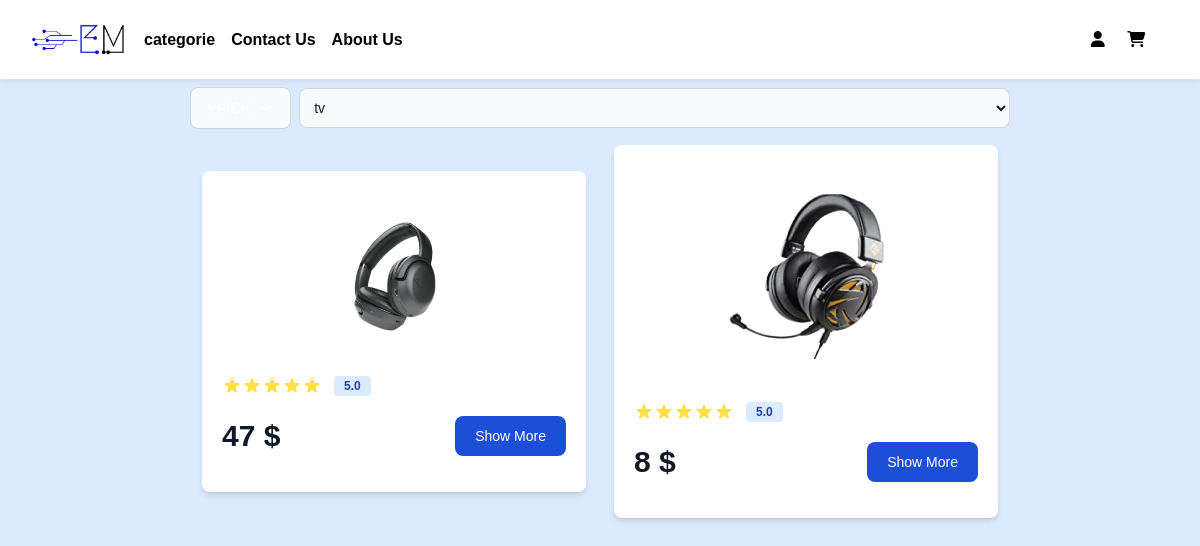
The app's page /products/user with its own data.
### tables this page shows
CREATE TABLE `product` (
  `id` int(11) NOT NULL,
  `ref` varchar(50) NOT NULL,
  `libelle` varchar(50) NOT NULL,
  `code_barre` varchar(50) NOT NULL,
  `prix_achat` varchar(50) NOT NULL,
  `prix_final` varchar(50) NOT NULL,
  `prix_offre` varchar(50) NOT NULL,
  `quantite` varchar(50) NOT NULL,
  `description` varchar(50) NOT NULL,
  `image` varchar(50) NOT NULL,
  `categorie_id` int(11) NOT NULL
);

### app/controllers/Products.php (called while the page is built, shortened)
<?php
    class Products extends Controller{
        public $productmodels;
        public function __construct(){
            $this->productmodels=$this->model('Product');
        }
        public function user(){
            $products = $this->productmodels->List();
            $categories = $this->productmodels->category();
            $data = [
                'products' => $products,
                'categories' => $categories
            ];
            $this->view('pages/product',$data);
        }
    }

### app/libraries/Core.php (called while the page is built, shortened)
<?php
  class Core {
    protected $currentMethod = 'index';
    public function __construct(){
      $url = $this->getUrl();
      if(is_array($url) && file_exists('../app/controllers/' . ucwords($url[0]). '.php')){
        unset($url[0]);
      }
      $this->currentController = new $this->currentController;
      if(isset($url[1])){
        if(method_exists($this->currentController, $url[1])){
          $this->currentMethod = $url[1];
          unset($url[1]);
        }
      }
      $this->params = $url ? array_values($url) : [];
      call_user_func_array([$this->currentController, $this->currentMethod], $this->params);
    }
    public function getUrl(){
      if(isset($_GET['url'])){
        $url = rtrim($_GET['url'], '/');
        $url = filter_var($url, FILTER_SANITIZE_URL);
        $url = explode('/', $url);
        return $url;
      }
    }
  }

### public/index.php (called while the page is built, shortened)
<?php
  $init = new Core;

### app/libraries/Database.php (called while the page is built, shortened)
<?php
  class Database {
    private $host = DB_HOST;
    private $user = DB_USER;
    private $pass = DB_PASS;
    private $dbname = DB_NAME;
    private $dbh;
    private $stmt;
    public function __construct(){
      $dsn = 'mysql:host=' . $this->host . ';dbname=' . $this->dbname;
      $options = array(
        PDO::ATTR_PERSISTENT => true,
        PDO::ATTR_ERRMODE => PDO::ERRMODE_EXCEPTION
      );
      try{
        $this->dbh = new PDO($dsn, $this->user, $this->pass, $options);
      } catch(PDOException $e){
        $this->error = $e->getMessage();
        echo $this->error;
      }
    }
    public function query($sql){
      $this->stmt = $this->dbh->prepare($sql);
    }
    public function execute(){
      return $this->stmt->execute();
    }
    public function resultSet(){
      $this->execute();
      return $this->stmt->fetchAll(PDO::FETCH_OBJ);
    }
  }

### app/models/Product.php (called while the page is built, shortened)
<?php
 class Product {
    private $db;
    public function __construct(){
        $this->db = new Database;
    }
    public function List(){
        $this->db->query("SELECT p.*, c.name FROM product p INNER JOIN categorie c ON p.categorie_id = c.id");
        $results = $this->db->resultSet();
        return $results;
    }
    public function category() {
        $this->db->query("SELECT * FROM categorie");
        $results = $this->db->resultSet();
        return $results;
    }
 }

### app/views/pages/product.php (the view, shortened to what this page needs)
<!DOCTYPE html>
<html lang="en">
<head>
    <link rel="stylesheet" href="../assets/css/cart.css">
    <link href="<?= URLROOT; ?>/css/mystyle.css" rel="stylesheet">
    <link href="<?= URLROOT; ?>/dist/output.css" rel="stylesheet">
</head>
<body class="bg-blue-100 ">
    <section class="hero">
        <div class="flex flex-row gap-4 items-center">
            <div class="logo ">
                <a href="#"><img src="<?= URLROOT; ?>/img/mobile logo.png" alt="logo"></a>
            </div>
            <div class="flex flex-row gap-4">
                <div>
                    <b><a href="<?= URLROOT; ?>/products/user">categorie</a></b>
                </div>
                <div>
                    <b><a href="View/Contact.php">Contact Us</a></b>
                </div>
                <div>
                    <b><a href="View/AboutUs.php">About Us</a></b>
                </div>
            </div>
        </div>
        <div class="icons">
            <div class="icon-item">
                <a href="<?= URLROOT; ?>/autho/login">
                    <i class="fa-solid fa-user"></i>
                </a>
            </div>
            <div>
                <a href="View/cart.php">
                    <i class="fa-solid fa-cart-shopping"></i>
                </a>
            </div>
        </div>
    </section>
    <section class="flex flex-row justify-center gap-2 m-2">
    <button id="dropdownDefaultButton" data-dropdown-toggle="dropdown" class=" text-white bg-gray-50 border border-gray-300 hover:bg-gray-800 focus:ring-4 focus:outline-none focus:ring-blue-300 font-medium rounded-lg text-sm px-4 py-2.5 text-center inline-flex items-center dark:bg-gray-700 dark:border-gray-600 dark:placeholder-gray-400 dark:focus:ring-blue-800" type="button">PRICE <svg class="w-4 h-4 ml-2" aria-hidden="true" fill="none" stroke="currentColor" viewBox="0 0 24 24" xmlns="http://www.w3.org/2000/svg"><path stroke-linecap="round" stroke-linejoin="round" stroke-width="2" d="M19 9l-7 7-7-7"></path></svg></button>
        <select name="category" class="my-auto w-3/5 bg-gray-50 border border-gray-300 text-gray-900 text-sm rounded-lg focus:ring-blue-500 focus:border-blue-500 block  p-2.5 dark:bg-gray-700 dark:border-gray-600 dark:placeholder-gray-400 dark:text-white dark:focus:ring-blue-500 dark:focus:border-blue-500">
                        <?php foreach($data['categories'] as $category) : ?>
                            <option value="<?= $category->name; ?>"><?= $category->name; ?></option>
                        <?php endforeach; ?>
        </select>
    </section>
    <section class="bg-blue-100 flex flex-row flex-wrap justify-center m-4 items-center gap-7">
        <?php foreach ($data['products'] as $product) : ?>
            <div class="w-full h-auto max-w-sm  py-4 bg-white rounded-lg shadow-md my-auto ">
                <a href="#" class="flex justify-center">
                    <img class="p-8 rounded-t-lg -center" src="<?= URLROOT . '/img/upload/' . $product->image ?> " alt="product image" />
                </a>
                <div class="px-5 pb-5">
                    <div class="flex items-center mt-2.5 mb-5">
                        <span class="bg-blue-100 text-blue-800 text-xs font-semibold mr-2 px-2.5 py-0.5 rounded dark:bg-blue-200 dark:text-blue-800 ml-3">5.0</span>
                    </div>
                    <div class="flex items-center justify-between">
                        <span class="text-3xl font-bold text-gray-900 dark:text-black"><?php echo $product->prix_offre; ?> $</span>
                        <a href="<?= URLROOT . '/products/aboutProduct/' . $product->id ?>" class="text-white bg-blue-700 hover:bg-blue-800 focus:ring-4 focus:outline-none focus:ring-blue-300 font-medium rounded-lg text-sm px-5 py-2.5 text-center dark:bg-blue-600 dark:hover:bg-blue-700 dark:focus:ring-blue-800">Show More</a>
                    </div>
                </div>
            </div>
        <?php endforeach ?>
    </section>
</body>
</html>

### app/libraries/Controller.php (shortened to what this page needs)
<?php
  class Controller {
    public function view($view, $data = []){
      if(file_exists('../app/views/' . $view . '.php')){
        require_once '../app/views/' . $view . '.php';
      } else {
        die('View does not exist');
      }
    }
  }

### public/css/cart.css (style rules this page uses)
* { margin: 0; padding: 0; box-sizing: border-box; scroll-behavior: smooth; }
body { font-family: 'Poppins', sans-serif; }

### public/css/mystyle.css (style rules this page uses)
* { margin: 0; padding: 0; box-sizing: border-box; }
body { font-family: 'Poppins', sans-serif; background: #f5f5f5; }
.hero { display: flex; flex-direction: row; justify-content: space-between; align-items: center; padding: 1rem 2rem; background: #fff; box-shadow: 0 0 10px rgba(0,0,0,0.1); }
.icons { display: flex; flex-direction: row; justify-content: space-evenly; align-items: right; width: 100%; max-width: 100px; }
.icon-item { align-self: center; }
.logo { width: 6rem; display: block; }
.logo img { width: 100%; height: 100%; object-fit: cover; }

### records on screen
product: image (picture), prix_offre "47"
product: image (picture), prix_offre "8"

### other values on screen
form field category "tv"
